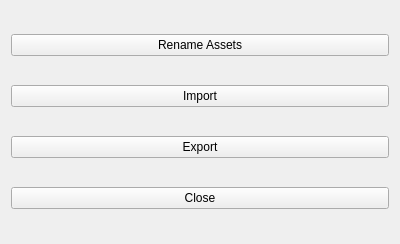
<?xml version="1.0" encoding="UTF-8"?>
<ui version="4.0">
 <class>Form</class>
 <widget class="QWidget" name="Form">
  <property name="geometry">
   <rect>
    <x>0</x>
    <y>0</y>
    <width>400</width>
    <height>244</height>
   </rect>
  </property>
  <property name="windowTitle">
   <string>Form</string>
  </property>
  <layout class="QVBoxLayout" name="verticalLayout">
   <item>
    <widget class="QPushButton" name="btn_rename">
     <property name="text">
      <string>Rename Assets</string>
     </property>
    </widget>
   </item>
   <item>
    <widget class="QPushButton" name="btn_import">
     <property name="text">
      <string>Import</string>
     </property>
    </widget>
   </item>
   <item>
    <widget class="QPushButton" name="btn_export">
     <property name="text">
      <string>Export</string>
     </property>
    </widget>
   </item>
   <item>
    <widget class="QPushButton" name="btn_close">
     <property name="text">
      <string>Close</string>
     </property>
    </widget>
   </item>
  </layout>
 </widget>
 <resources/>
 <connections/>
</ui>
